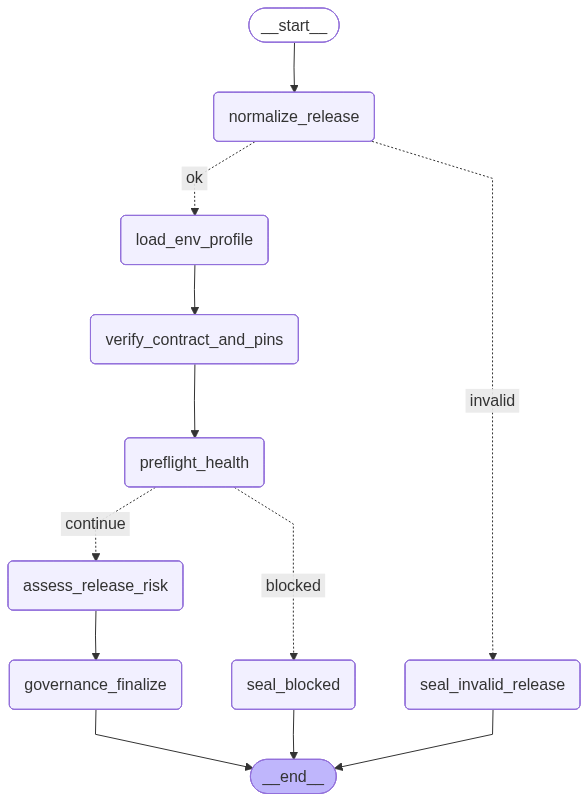

This figure's Python source:
"""
第十八课：生产化发布治理与版本契约（配置 · 锁定 · 门禁 · 风险评估）

与前序课关系：
--------------
- 第 6 课：LLM 与 Ark SDK；本课在 **风险评估节点** 复用同一套 `LLM_PROVIDER` / `ARK_*` / `OPENAI_*` 与 **`build_ark_input_text` 式的单串 input**。
- 第 13～14 课：可观测与容错；本课把「运维视角」搬进状态机：**分环境 profile、依赖 pin、契约版本、preflight**，失败走显式收口节点而非裸异常。
- 第 15 课：质量门禁思想；本课是 **发布侧门禁**（未过则 `seal_blocked`），可并入 CI/CD 前步。

本节要点（思想、问题拆解、要掌握的 API / 参数）：
--------------------------------------------------
1. **为何用 LangGraph 做「发布治理流水线」**
   - 与业务 Agent 图相同工具链：审计字段走状态、分支可测、可把一步拆成独立节点便于加日志与重试策略。
2. **分环境配置（12-factor 的缩小学）**
   - `app_env`：`dev` / `staging` / `prod`；`load_env_profile` 只读 **`os.environ`**（由 `load_dotenv` 预填），生成 **`env_profile_summary`** 便于 LLM 与人类报告引用。
3. **接口契约与「破坏性变更」**
   - 代码内常量 **`STATE_CONTRACT_VERSION`** 表示本图 **对外状态键语义** 的版本；环境变量 **`EXPECTED_STATE_CONTRACT_VERSION`** 表示上线清单期望版本；不一致 → **契约门禁失败**。
4. **依赖锁定（教学模拟）**
   - `REPO_DEPS_PIN`：仓库在 CI 注入的「锁定指纹」占位符；与 profile 中的 **`expected_deps_pin`** 比对；`dev` 常跳过，`staging`/`prod` 强制。
5. **`preflight_health`（健康检查桩）**
   - 汇聚为 `preflight_log`；失败条件：`FORCE_PREFLIGHT_FAIL` 或生产模式下缺失关键观测开关（本课用 **`REQUIRE_TRACING_IN_PROD`** 模拟）。
6. **LangGraph 1.1.10**
   - `StateGraph(TypedDict)`、`add_conditional_edges(source, router, {"返回值": "下一节点"})`：**返回值与字典键字符串完全一致**。
   - `Annotated[list[str], operator.add]`：`diagnostics` 多节点追加。
7. **LLM 风险评估（与第 6 课对齐）**
   - `mode=llm`：`LLM_PROVIDER=openai` → `ChatOpenAI.invoke([SystemMessage, HumanMessage])`；**`ark`** → `volcenginesdkarkruntime.Ark`、`client.responses.create(model=..., input=...)`，`input` 为单字符串。
   - Ark 响应：优先 **`output_text`**，否则 **`output.text`**，再 **`str(response)`**（小版本兼容）。
8. **Failure Path（必跑）**
   - 空 `release_id` → `seal_invalid_release`。
   - `FORCE_CONTRACT_FAIL` / `FORCE_LOCK_FAIL` / `FORCE_PREFLIGHT_FAIL` → `seal_blocked`。
   - `FORCE_HOLD` / `FORCE_ROLLBACK`：过门禁后在 `governance_finalize` 影响 **`governance_decision`**。

主路径 / 分支拓扑：
------------------
START → normalize_release ─route──→ load_env_profile → verify_contract_and_pins → preflight_health
                                                                                        ─route──→ assess_release_risk → governance_finalize → END
                                                                                        └→ seal_blocked → END
                          └→ seal_invalid_release → END

最小回归：
----------
`python 18_production_governance_graph.py`

行内注释约定：
--------------
- `import`、类型别名等「样板区」不强行逐行打断阅读。
- **每个节点函数**内，对影响状态写入与分支判断的语句附加行尾 `# …` 说明，贴近课堂板书节奏。

接口不变清单（本课 DoD）：
-------------------------
- `trace_id`, `app_env`, `mode`, `release_id`, `release_notes`, `release_gate`,
  `env_profile_summary`, `expected_contract_version`, `observed_contract_version`,
  `contract_check`, `expected_deps_pin`, `observed_deps_pin`, `dependency_lock_check`,
  `preflight_check`, `preflight_log`, `risk_narrative`, `governance_decision`,
  `final_report`, `diagnostics`
- `release_gate`：`pending` | `ok` | `invalid`
- `contract_check` / `dependency_lock_check` / `preflight_check`：`pending` | `pass` | `fail`
- `mode`：`llm` | `fallback`
- `governance_decision`：`pending` | `promote` | `hold` | `rollback_recommend`
"""

from __future__ import annotations  # 推迟注解求值，便于前向引用类型别名

import json  # 演示日志行 JSON 序列化（与第 16～17 课一致）
import logging  # 标准库日志，对齐第 13～14 课可观测习惯
import operator  # `operator.add` 用作 list reducer
import os  # 读环境变量：契约版本、REPO_DEPS_PIN、LLM 配置等
import re  # 在风险文本中匹配「致命」等关键词以自动 hold
from pathlib import Path  # 图导出路径与 __file__ 同级
from typing import Annotated, Any, Literal  # TypedDict、Literal 收窄、Annotated reducer

from dotenv import load_dotenv  # 与第 6 课一致：从仓库根 `.env` 装载
from typing_extensions import TypedDict  # Python 3.11 仍用扩展的 TypedDict 以统一课程风格

from langgraph.graph import END, START, StateGraph  # LangGraph 1.1.10 核心 API


# 与课程大纲中「接口不变」对应的**契约版本号**：与部署清单不一致时门禁失败（教学上模拟生产漂移）。
STATE_CONTRACT_VERSION = "2026.05.course.state.v18.v1"


_LOG = logging.getLogger("lesson18.production_governance")


ReleaseGate = Literal["pending", "ok", "invalid"]
RunMode = Literal["llm", "fallback"]
AppEnv = Literal["dev", "staging", "prod"]
TriState = Literal["pending", "pass", "fail"]
GovernanceDecision = Literal["pending", "promote", "hold", "rollback_recommend"]


class GovernancePipelineState(TypedDict):
    """
    发布治理流水线状态：字段名为双端（Python/Java）与评测契约的一部分，不要随意重命名。
    """

    trace_id: str
    app_env: AppEnv
    mode: RunMode
    release_id: str
    release_notes: str
    release_gate: ReleaseGate
    env_profile_summary: str
    expected_contract_version: str
    observed_contract_version: str
    contract_check: TriState
    expected_deps_pin: str
    observed_deps_pin: str
    dependency_lock_check: TriState
    preflight_check: TriState
    preflight_log: str
    risk_narrative: str
    governance_decision: GovernanceDecision
    final_report: str
    diagnostics: Annotated[list[str], operator.add]


def _initial_chunk(
    trace_id: str,
    app_env: AppEnv,
    mode: RunMode,
    release_id: str,
    release_notes: str,
) -> dict[str, Any]:
    """
    构造除 `diagnostics` 外的初始字段片段；`diagnostics` 在 invoke 入口单独给 `[]` 以启用 reducer。
    """

    return {
        "trace_id": trace_id,
        "app_env": app_env,
        "mode": mode,
        "release_id": release_id,
        "release_notes": release_notes,
        "release_gate": "pending",
        "env_profile_summary": "",
        "expected_contract_version": "",
        "observed_contract_version": STATE_CONTRACT_VERSION,
        "contract_check": "pending",
        "expected_deps_pin": "",
        "observed_deps_pin": "",
        "dependency_lock_check": "pending",
        "preflight_check": "pending",
        "preflight_log": "",
        "risk_narrative": "",
        "governance_decision": "pending",
        "final_report": "",
    }


def _get_llm_config() -> tuple[str, str, str, str]:
    """
    与第 6/16/17 课一致：返回 (provider, api_key, base_url, model)。
    """

    provider = os.getenv("LLM_PROVIDER", "openai").strip().lower()

    if provider == "ark":
        api_key = os.getenv("ARK_API_KEY", "").strip()
        base_url = os.getenv(
            "ARK_BASE_URL",
            "https://ark.cn-beijing.volces.com/api/v3",
        ).strip()
        model = os.getenv("ARK_MODEL", "").strip()
    else:
        provider = "openai"
        api_key = os.getenv("OPENAI_API_KEY", "").strip()
        base_url = os.getenv("OPENAI_BASE_URL", "https://api.openai.com/v1").strip()
        model = os.getenv("OPENAI_MODEL", "gpt-4o-mini").strip()

    return provider, api_key, base_url, model


def _build_ark_input(system: str, human: str) -> str:
    """
    Ark `responses.create` 仅接受单段 `input`：把 system/human 拼成与第 6 课相同的结构化文本。
    """

    return (
        "【系统要求】\n"
        f"{system}\n"
        "【用户任务】\n"
        f"{human}"
    )


def _call_ark(system: str, human: str, api_key: str, base_url: str, model: str) -> str:
    """
    延迟导入 Ark：未安装 SDK 时上层可捕获并回落模板文案。
    """

    from volcenginesdkarkruntime import Ark

    client = Ark(base_url=base_url, api_key=api_key)
    response = client.responses.create(
        model=model,
        input=_build_ark_input(system, human),
    )
    output_text = getattr(response, "output_text", "")
    if output_text:
        return str(output_text).strip()

    output_obj = getattr(response, "output", None)
    maybe_text = getattr(output_obj, "text", "") if output_obj is not None else ""
    if maybe_text:
        return str(maybe_text).strip()

    return str(response)


def _call_openai_chat(
    system: str,
    human: str,
    api_key: str,
    base_url: str,
    model: str,
) -> str:
    """
    OpenAI 兼容路径：`ChatOpenAI.invoke` 接收 `SystemMessage` + `HumanMessage`。
    """

    from langchain_core.messages import HumanMessage, SystemMessage
    from langchain_openai import ChatOpenAI

    llm = ChatOpenAI(
        model=model,
        temperature=0.1,
        api_key=api_key,
        base_url=base_url,
    )
    out = llm.invoke([SystemMessage(content=system), HumanMessage(content=human)])
    return str(out.content).strip()


def _invoke_llm_or_template(*, system: str, human: str, mode: RunMode) -> tuple[str, str]:
    """
    返回 (正文, 诊断后缀)；失败或 fallback 走模板，不抛异常到图外。
    """

    if mode != "llm":
        return (
            (
                "【Fallback-风险评估】\n"
                "1) 监控：请求错误率、P95 延迟、LLM 调用失败率、checkout 转化。\n"
                "2) 回滚：保留上一镜像 tag；一键切流或按比例灰度回退。\n"
                "3) 契约：对照 STATE_CONTRACT_VERSION 与集成测试黄金用例。\n"
            ),
            "risk:mode=fallback",
        )

    provider, api_key, base_url, model = _get_llm_config()
    if not api_key or not base_url or not model:
        return (
            "【Fallback-风险评估】缺少 LLM 密钥或模型配置；已跳过远端推理。",
            "risk:llm_config_incomplete",
        )

    try:
        if provider == "ark":
            body = _call_ark(system, human, api_key, base_url, model)
        else:
            body = _call_openai_chat(system, human, api_key, base_url, model)
        return body, f"risk:llm_ok:{provider}"
    except Exception as exc:  # noqa: BLE001 ——教案：写入 diagnostics 而非中断图
        return (
            f"【Fallback-风险评估】LLM 调用异常：{exc}",
            f"risk:llm_error:{type(exc).__name__}",
        )


def normalize_release(state: GovernancePipelineState) -> GovernancePipelineState:
    """
    门禁1：规范化 `release_id` / `release_notes`，空 ID 直接标 `invalid` 收口。
    """

    rid = (state.get("release_id") or "").strip()  # 去空白；避免仅空格的「伪 ID」
    notes = (state.get("release_notes") or "").strip()  # 变更说明与 FORCE_* 关键字共用此字段
    gate: ReleaseGate = "invalid" if not rid else "ok"  # 空 release_id 拒绝进入环境读取
    diag = f"normalize:gate={gate}"  # 审计：normalize 结果

    _LOG.info("[%s] normalize release_gate=%s", state.get("trace_id"), gate)  # 运维视角：关联 trace_id

    return {
        "release_id": rid,  # 写回规范化后的 ID
        "release_notes": notes,  # 写回规范化后的备注
        "release_gate": gate,  # 供条件边消费
        "diagnostics": [diag],  # reducer 追加一条
    }


def route_after_normalize(state: GovernancePipelineState) -> Literal["ok", "invalid"]:
    """
    条件边路由：`release_gate == invalid` → `seal_invalid_release`（键名在 build 中与节点名对应）。
    """

    return "invalid" if state.get("release_gate") == "invalid" else "ok"


def load_env_profile(state: GovernancePipelineState) -> GovernancePipelineState:
    """
    门禁2：按 `app_env` 加载**逻辑 profile**（工程上可替换为 Consul/K8s ConfigMap；此处用内存表 + 环境变量快照字符串）。
    """

    env = state["app_env"]  # 来自 invoke 初值：dev/staging/prod
    profiles: dict[AppEnv, dict[str, str]] = {
        "dev": {
            "expected_deps_pin": "",  # 开发机常不强制锁文件指纹
            "feature_flags": "shadow_mode=on,canary=0%",
            "log_level": "DEBUG",
        },
        "staging": {
            "expected_deps_pin": "sha256:course-staging-lock-001",  # 教学用固定期望值
            "feature_flags": "shadow_mode=off,canary=10%",
            "log_level": "INFO",
        },
        "prod": {
            "expected_deps_pin": "sha256:course-prod-lock-001",
            "feature_flags": "shadow_mode=off,canary=1%",
            "log_level": "WARN",
        },
    }
    row = profiles.get(env, profiles["dev"])  # 未知 env 回落 dev，防崩溃
    observed_pin = os.getenv("REPO_DEPS_PIN", "").strip()  # CI 注入的「锁定指纹」占位
    summary_lines = [
        f"app_env={env}",
        f"feature_flags={row['feature_flags']}",
        f"log_level={row['log_level']}",
        f"expected_deps_pin={row['expected_deps_pin'] or '(dev_skip)'}",
        f"REPO_DEPS_PIN_env={observed_pin or '(empty)'}",
    ]

    _LOG.info("[%s] load_env_profile lines=%s", state.get("trace_id"), len(summary_lines))  # 行数可 quick 检查

    return {
        "env_profile_summary": "\n".join(summary_lines),  # 给 LLM/人读的紧凑多行
        "expected_deps_pin": row["expected_deps_pin"],  # 下游门禁比对
        "observed_deps_pin": observed_pin,  # 实际环境
        "diagnostics": ["profile:loaded"],
    }


def verify_contract_and_pins(state: GovernancePipelineState) -> GovernancePipelineState:
    """
    门禁3：契约版本 + 依赖 pin；失败写入 `contract_check` / `dependency_lock_check` 供后续路由。
    """

    notes = state.get("release_notes") or ""  # 读取演练关键字 FORCE_*
    observed = STATE_CONTRACT_VERSION  # 代码内「真源」版本
    expected = os.getenv("EXPECTED_STATE_CONTRACT_VERSION", observed).strip()  # 部署清单侧期望；缺省则与代码一致 → 便于本地 Happy Path

    contract: TriState = "pass"  # 缺省通过
    if "FORCE_CONTRACT_FAIL" in notes:  # 教学：不改环境也能演练失败
        contract = "fail"
    elif expected != observed:  # 真实漂移：清单与代码常量不一致
        contract = "fail"

    lock: TriState = "pass"
    env_kind = state["app_env"]  # 与 profile 规则共用同一枚举
    exp_pin = (state.get("expected_deps_pin") or "").strip()  # profile 期望
    obs_pin = (state.get("observed_deps_pin") or "").strip()  # 环境实际
    if "FORCE_LOCK_FAIL" in notes:  # 教学演练
        lock = "fail"
    elif env_kind in ("staging", "prod"):  # 非 dev：强制对齐 pin
        if not exp_pin:  # profile 配置缺失（防御性）
            lock = "fail"
        elif obs_pin != exp_pin:  # CI 未注入或注入错指纹
            lock = "fail"

    _LOG.info(
        "[%s] verify contract=%s lock=%s",
        state.get("trace_id"),
        contract,
        lock,
    )

    return {
        "expected_contract_version": expected,  # 写入状态便于 seal_blocked 打印
        "observed_contract_version": observed,
        "contract_check": contract,  # 三元门禁之一
        "dependency_lock_check": lock,  # 三元门禁之二
        "diagnostics": [f"verify:contract={contract},lock={lock}"],
    }


def preflight_health(state: GovernancePipelineState) -> GovernancePipelineState:
    """
    门禁4：上线前健康与观测桩；生产要求 `REQUIRE_TRACING_IN_PROD=true`（教学用布尔 env）。
    """

    notes = state.get("release_notes") or ""
    lines: list[str] = [
        "check:artifact_present=pass",  # 模拟制品已上传
        "check:migration_dry_run=pass",  # 模拟 DB migration dry-run
    ]
    result: TriState = "pass"

    if "FORCE_PREFLIGHT_FAIL" in notes:  # 教学闸
        result = "fail"
        lines.append("check:forced_failure=fail")
    elif state["app_env"] == "prod":  # 生产附加条：必须打开 tracing 开关（占位语义）
        tracing = os.getenv("REQUIRE_TRACING_IN_PROD", "").strip().lower() in ("1", "true", "yes")
        if not tracing:
            result = "fail"
            lines.append("check:tracing_required_in_prod=fail")
        else:
            lines.append("check:tracing_required_in_prod=pass")
    else:
        lines.append("check:tracing_optional_non_prod=pass")

    log_body = "\n".join(lines)  # 多行文本进入状态，Seal/LLM 都能引用

    _LOG.info("[%s] preflight=%s", state.get("trace_id"), result)

    return {
        "preflight_check": result,  # 三元门禁之三
        "preflight_log": log_body,
        "diagnostics": [f"preflight:{result}"],
    }


def route_after_gates(state: GovernancePipelineState) -> Literal["continue", "blocked"]:
    """
    聚合三门禁：任一 `fail` → `blocked` → `seal_blocked` 节点生成人类可读失败报告。
    """

    if state.get("contract_check") == "fail":  # 短路：优先契约
        return "blocked"
    if state.get("dependency_lock_check") == "fail":  # 依赖漂移
        return "blocked"
    if state.get("preflight_check") == "fail":  # 可观测性/健康检查
        return "blocked"

    return "continue"  # 进入风险评估节点


def assess_release_risk(state: GovernancePipelineState) -> GovernancePipelineState:
    """
    在门禁全通过后，调用 LLM（或模板）生成**风险叙述**，供最终决策引用。
    """

    system = (  # System 侧：角色 + 输出形状（与第 6 课分层提示同一思路）
        "你是发布评审助手。根据给定的发布说明与环境摘要，输出简洁中文："
        "① 主要风险 ② 建议监控指标 ③ 回滚触发条件（各不超过 3 条短句）。"
        "不要编造未提供的版本号。"
    )
    human = (  # Human 侧：把状态里已审计的字段打包，避免模型编造 release_id
        f"release_id={state.get('release_id')}\n"
        f"release_notes:\n{state.get('release_notes')}\n\n"
        f"env_profile_summary:\n{state.get('env_profile_summary')}\n\n"
        f"preflight_log:\n{state.get('preflight_log')}\n"
    )
    body, diag = _invoke_llm_or_template(system=system, human=human, mode=state["mode"])  # 统一入口：内部再分 ark/openai/fallback

    return {
        "risk_narrative": body,  # 供 governance_finalize 解析关键词与输出报告
        "diagnostics": [diag],
    }


def governance_finalize(state: GovernancePipelineState) -> GovernancePipelineState:
    """
    综合 `risk_narrative` 与 **脚本关键字** 得出 `governance_decision` 并拼装 `final_report`。
    """

    notes = state.get("release_notes") or ""
    risk = (state.get("risk_narrative") or "").strip()
    decision: GovernanceDecision = "promote"
    if "FORCE_ROLLBACK" in notes:
        decision = "rollback_recommend"
    elif "FORCE_HOLD" in notes:
        decision = "hold"
    elif re.search(r"\b(致命|严重事故|P0)\b", risk):
        decision = "hold"

    report_lines = [
        f"[{state.get('trace_id')}] 发布治理结论",
        f"- app_env: {state.get('app_env')}",
        f"- release_id: {state.get('release_id')}",
        f"- contract: {state.get('contract_check')} (expected={state.get('expected_contract_version')}, observed={state.get('observed_contract_version')})",
        f"- dependency_lock: {state.get('dependency_lock_check')}",
        f"- preflight: {state.get('preflight_check')}",
        f"- decision: {decision}",
        "",
        "风险与操作提示：",
        risk,
    ]
    report = "\n".join(report_lines)

    _LOG.info("[%s] finalize decision=%s", state.get("trace_id"), decision)

    return {
        "governance_decision": decision,
        "final_report": report,
        "diagnostics": [f"finalize:{decision}"],
    }


def seal_blocked(state: GovernancePipelineState) -> GovernancePipelineState:
    """
    任一门禁失败时的收口：不调用 LLM，给出可审计的 `final_report`。
    """

    notes = state.get("release_notes") or ""
    reasons: list[str] = []
    if state.get("contract_check") == "fail":
        if "FORCE_CONTRACT_FAIL" in notes:
            reasons.append("契约校验失败：release_notes 含 FORCE_CONTRACT_FAIL（演练位），已阻断。")
        else:
            reasons.append(
                f"契约校验失败：期望 {state.get('expected_contract_version')} vs 代码 {state.get('observed_contract_version')}",
            )
    if state.get("dependency_lock_check") == "fail":
        if "FORCE_LOCK_FAIL" in notes:
            reasons.append("依赖锁定失败：release_notes 含 FORCE_LOCK_FAIL（演练位），已阻断。")
        else:
            reasons.append(
                f"依赖漂移：期望 pin={state.get('expected_deps_pin')!r} 环境 REPO_DEPS_PIN={state.get('observed_deps_pin')!r}",
            )
    if state.get("preflight_check") == "fail":
        reasons.append("预检失败，详见 preflight_log")

    body = "\n".join(reasons) if reasons else "未知阻塞原因（不应到达）"
    report = (
        f"[{state.get('trace_id')}] 发布已阻塞\n"
        f"app_env={state.get('app_env')} release_id={state.get('release_id')}\n\n"
        f"{body}\n\n"
        f"preflight_log:\n{state.get('preflight_log')}"
    )

    _LOG.warning("[%s] seal_blocked", state.get("trace_id"))

    return {
        "governance_decision": "hold",
        "risk_narrative": "",
        "final_report": report,
        "diagnostics": ["seal:blocked"],
    }


def seal_invalid_release(state: GovernancePipelineState) -> GovernancePipelineState:
    """
    空 `release_id` 的产品化收口：直接返回说明，不走后续环境读取（避免无意义 I/O）。
    """

    report = (
        f"[{state.get('trace_id')}] release_id 为空或仅空白，已拒绝执行后续治理步骤。"
    )

    return {
        "governance_decision": "hold",
        "final_report": report,
        "diagnostics": ["seal:invalid_release"],
    }


def build_production_governance_graph() -> Any:
    """
    装配 `StateGraph`：`compile()` 后为可 `invoke` 的图实例。
    """

    graph = StateGraph(GovernancePipelineState)

    graph.add_node("normalize_release", normalize_release)
    graph.add_node("load_env_profile", load_env_profile)
    graph.add_node("verify_contract_and_pins", verify_contract_and_pins)
    graph.add_node("preflight_health", preflight_health)
    graph.add_node("assess_release_risk", assess_release_risk)
    graph.add_node("governance_finalize", governance_finalize)
    graph.add_node("seal_blocked", seal_blocked)
    graph.add_node("seal_invalid_release", seal_invalid_release)

    graph.add_edge(START, "normalize_release")

    graph.add_conditional_edges(
        "normalize_release",
        route_after_normalize,
        {"ok": "load_env_profile", "invalid": "seal_invalid_release"},
    )

    graph.add_edge("load_env_profile", "verify_contract_and_pins")
    graph.add_edge("verify_contract_and_pins", "preflight_health")

    graph.add_conditional_edges(
        "preflight_health",
        route_after_gates,
        {"continue": "assess_release_risk", "blocked": "seal_blocked"},
    )

    graph.add_edge("assess_release_risk", "governance_finalize")
    graph.add_edge("governance_finalize", END)
    graph.add_edge("seal_blocked", END)
    graph.add_edge("seal_invalid_release", END)

    return graph.compile()


def export_graph_png(compiled_graph: Any, filename: str) -> None:
    """
    导出 PNG；若本机缺 graphviz，则写入 `.mmd` 由 Mermaid 渲染器处理。
    """

    graph_obj = compiled_graph.get_graph()
    png_path = Path(__file__).with_name(filename)
    mermaid_path = Path(__file__).with_name(filename.replace(".png", ".mmd"))

    try:
        png_path.write_bytes(graph_obj.draw_mermaid_png())
        print(f"[图导出] {png_path}")
    except Exception as exc:  # noqa: BLE001
        mermaid_path.write_text(graph_obj.draw_mermaid(), encoding="utf-8")
        print(f"[图导出] PNG 失败 ({exc})，已写 {mermaid_path}")


def _full_initial(
    trace_id: str,
    app_env: AppEnv,
    mode: RunMode,
    release_id: str,
    release_notes: str,
) -> GovernancePipelineState:
    """
    TypedDict 完整初态：`diagnostics` 必须 `[]`，否则 reducer 行为未定义。
    """

    base = _initial_chunk(trace_id, app_env, mode, release_id, release_notes)
    merged: GovernancePipelineState = {**base, "diagnostics": []}  # type: ignore[misc]
    return merged


def demo() -> None:
    """
    多场景演示：主路径、`FORCE_*`、空 release_id；最后导出拓扑图。
    """

    logging.basicConfig(
        level=logging.INFO,
        format="%(asctime)s | %(levelname)s | %(name)s | %(message)s",
    )
    load_dotenv()
    graph = build_production_governance_graph()

    scenarios: list[tuple[str, AppEnv, RunMode, str, str, str]] = [
        (
            "happy-dev",
            "dev",
            "fallback",
            "rel-1001",
            "例行迭代：优化 Prompt 缓存键；无 schema 变更。",
            "主路径：门禁通过 + fallback 风险评估",
        ),
        (
            "blocked-contract",
            "dev",
            "fallback",
            "rel-1002",
            "FORCE_CONTRACT_FAIL 人为演练清单失败",
            "契约门禁失败 → seal_blocked（dev 可单独验契约而不必先配 REPO_DEPS_PIN）",
        ),
        (
            "blocked-lock",
            "dev",
            "fallback",
            "rel-1003",
            "FORCE_LOCK_FAIL 依赖漂移演练",
            "锁定门禁失败（关键字强制；staging/prod 亦会校验真实 REPO_DEPS_PIN）",
        ),
        (
            "invalid-id",
            "dev",
            "fallback",
            "   ",
            "空 ID 应拒绝",
            "normalize → seal_invalid_release",
        ),
    ]

    print("=" * 72)
    print("第十八课：生产化发布治理与版本契约")
    print("=" * 72)

    for trace_id, env, mode, rid, notes, caption in scenarios:
        print("\n" + "-" * 72)
        print(caption)
        print("-" * 72)
        out = graph.invoke(_full_initial(trace_id, env, mode, rid, notes))
        print((out.get("final_report") or "").strip())
        print("[decision]", out.get("governance_decision"))
        print("[diagnostics]", out.get("diagnostics"))

    sample = graph.invoke(
        _full_initial(
            "json-demo",
            "dev",
            "fallback",
            "rel-json",
            "演示 JSON 日志接入",
        ),
    )
    print("\n[json]", json.dumps({"lesson": 18, "decision": sample.get("governance_decision")}, ensure_ascii=False))

    export_graph_png(graph, "18_production_governance_graph.png")

    print("\n" + "=" * 72)
    print(
        "说明：mode=llm 时 LLM_PROVIDER=openai 用 OPENAI_*；ark 用 ARK_*（与第 6 课一致）。"
        " staging/prod 需设置 REPO_DEPS_PIN 与 profile 中 expected 一致；"
        " prod 另需 REQUIRE_TRACING_IN_PROD=true 通过预检。",
    )
    print("=" * 72)


if __name__ == "__main__":
    demo()
